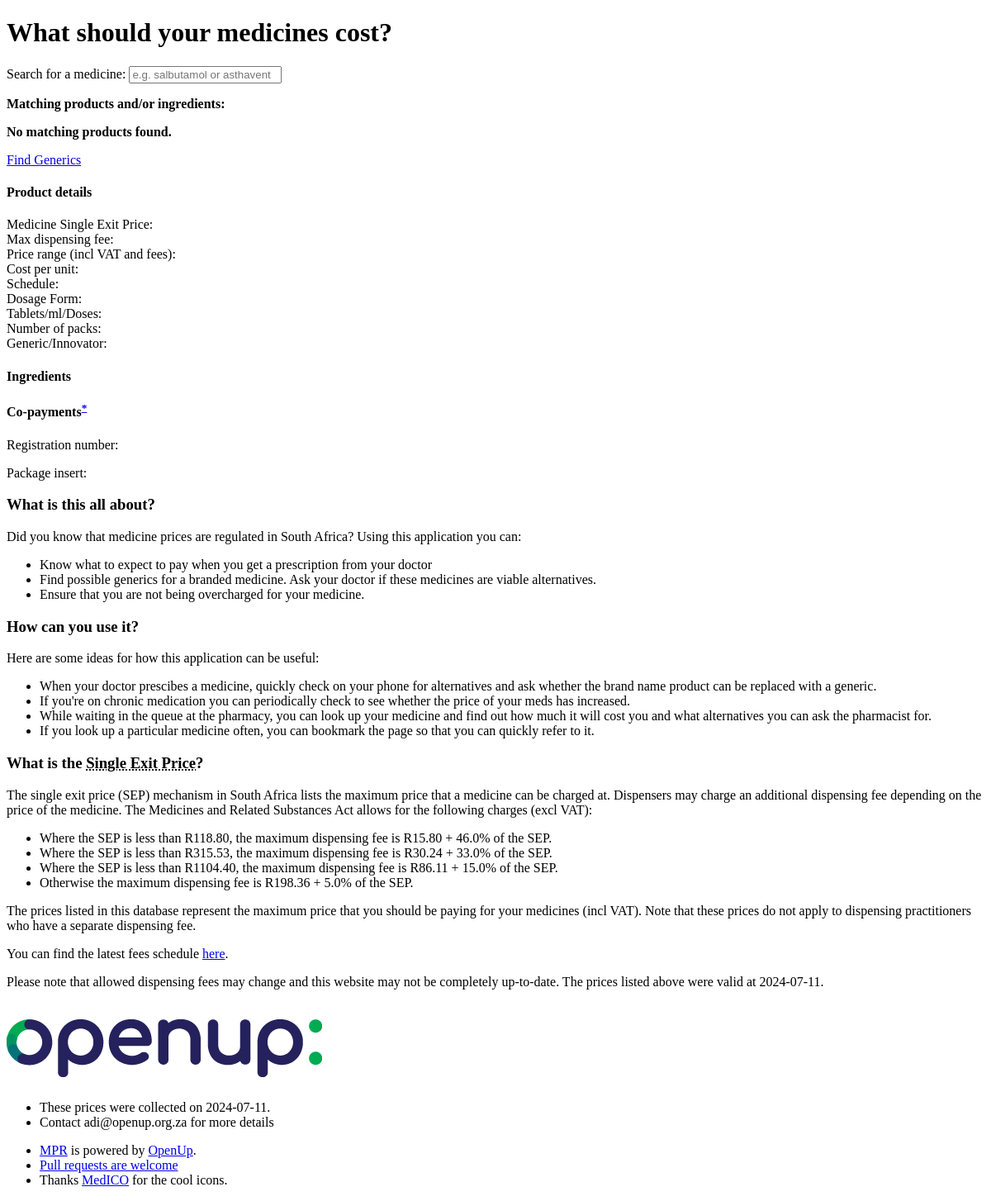
The app's page /related/703107001/, older data.
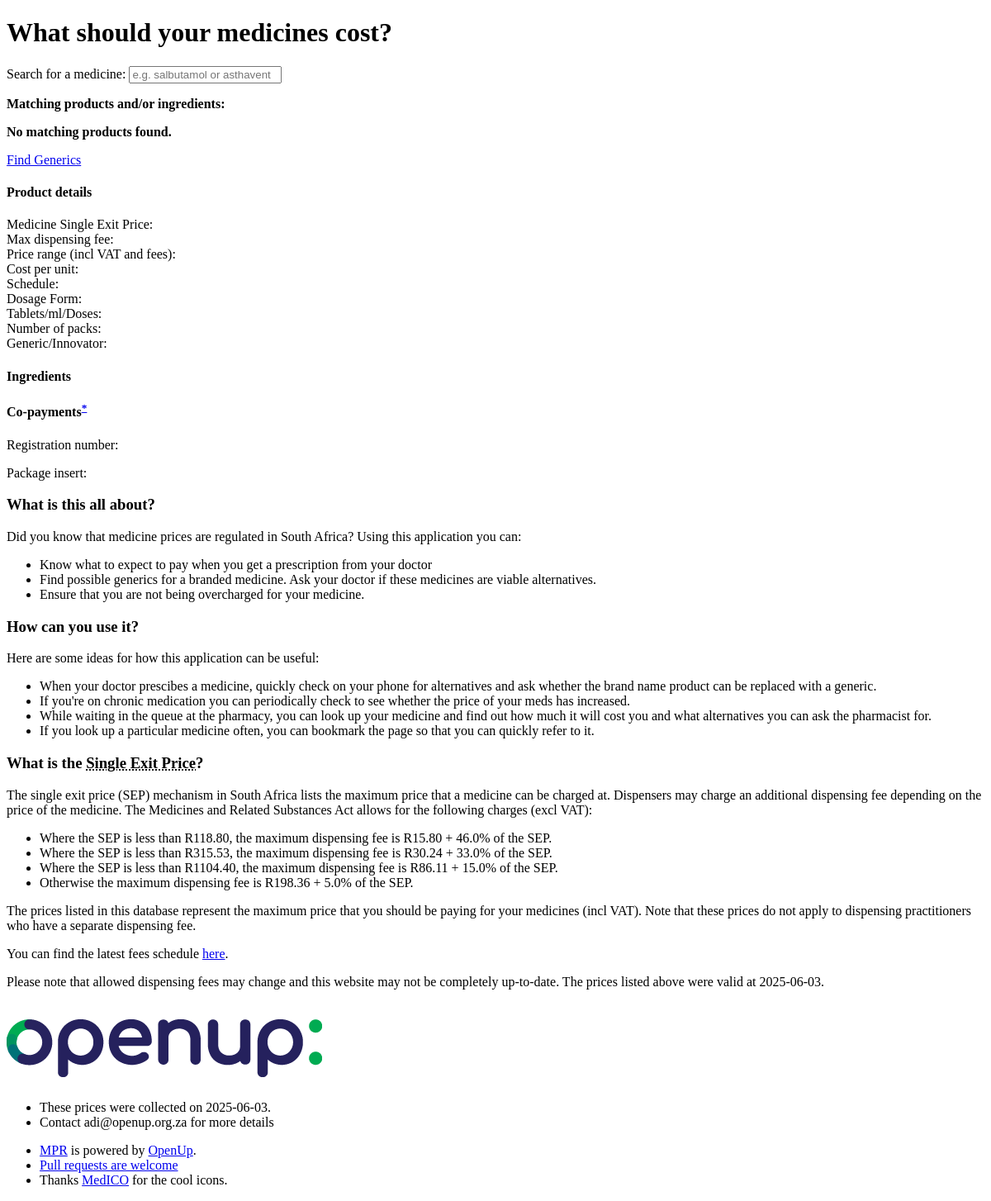
The same page, newer data.
### mpr/models.py (models this page shows)
class LastUpdated(models.Model):
    update_date = models.DateField(auto_now_add=True)
    objects = LastUpdatedManager()
    def __str__(self):
        return str(self.update_date)

### mpr/views.py (the view)
# urls.py: path(r"related/<str:nappi_code>/", views.ProductView.as_view(), name="product_related"),
class ProductView(DetailView, TemplateResponseMixin):
    model = models.Product
    slug_url_kwarg = "nappi_code"
    slug_field = "nappi_code"
    template_name = "index.html"

### mpr/context_processors.py (called while the page is built)
def settings_context(request):
    context = {}
    try:
        last_updated = LastUpdated.objects.all().order_by('-update_date')[0]
        context['last_updated'] = last_updated
    except IndexError:
        context['last_updated'] = u"Never"
    context['price_parameters'] = settings.PRICE_PARAMETERS
    context['latest_gazette'] = getattr(settings, "LATEST_GAZETTE", None)
    context['formularies'] = Formulary.objects.all()
    return context

### mpr/models.py (called while the page is built)
    @staticmethod
    def parameters():
        return settings.PRICE_PARAMETERS

    @property
    def max_fee(self):
        if self.dispensing_fee is None or self.sep is None:
            return 0
        return self.dispensing_fee + self.sep

    @property
    def dispensing_fee(self):
        params = Product.parameters()
        VAT = params["VAT"]
        try:
            for threshold, perc, flat_rate in params["prices"]:
                if self.sep < threshold:
                    return (self.sep * perc + flat_rate) * VAT
        except (ValueError, TypeError):
            return self.sep

### mpr/templatetags/math.py (called while the page is built)
def mult(value, arg):
    return float(value) * float(arg)

def isinf(value):
    return value == float('inf')

### mpr/templates/index.html (shortened to what this page needs)
{% extends "base.html" %}
{% block body %}
<div id="search-container">
    <div class="row">
        <label id="label-entrybox" for="entrybox">Search for a medicine:</label>
        <input type="text" id="entrybox" aria-labelled-by="label-entrybox" class="form-control input-lg" placeholder="e.g. salbutamol or asthavent">
    </div>
    <div class="row results">
        <p id="resultsheader"><b>Matching products and/or ingredients: </b></p>
        <p id="noresults"><b>No matching products found.</b></p>
        <div id="product_results" class="products panel-group">
            <div class="template panel panel-default">
                <a href="#">
                <div class="panel-heading">
                    <div class="right-info">
                        <span class="find-generic"><a href="#">Find Generics</a></span>
                    </div>
                </div>
                </a>
            </div>
            <div class="template-panel-body panel-collapse collapse in">
                <div class="panel-body">
                    <div class="product-details">
                        <div class="col-sm-6 details">
                            <h4>Product details</h4>
                            <dl>
                                <dt>Medicine Single Exit Price:</dt>
                                <dt>Max dispensing fee:</dt>
                                <dt>Price range (incl VAT and fees):</dt>
                                <dt class="cost-per-unit">Cost per unit:</dt>
                                <dt>Schedule:</dt>
                                <dt>Dosage Form:</dt>
                                <dt class="dosageform">Tablets/ml/Doses:</dt>
                                <dt>Number of packs:</dt>
                                <dt>Generic/Innovator:</dt>
                            </dl>
                        </div>
                        <div class="col-sm-6 ingredients">
                            <h4>Ingredients</h4>
                        </div>
                        <div class="col-sm-6 copayments">
                            <h4>Co-payments<sup><a href="#copayments">*</a></sup></h4>
                        </div>
                    </div>
                </div>
                <div class="panel-footer">
                    <p>
                        Registration number:
                    </p>
                    <p class="package-insert">Package insert: <a href="#" class="product-package-insert"></a></span></p>
                </div>
            </div>
        </div>
    </div>
</div>
{% endblock %}

### mpr/templates/base.html (shortened to what the changed rows need)
{% load math %}
{% load static %}
<!DOCTYPE html>
<html>
  <head>
    {% load pipeline %}
  </head>
  <body>
    <main class="container">
      <header role="banner" class="container page-header">
        <h1>What should your medicines cost?</h1>
      </header>
      <aside class="col-md-12">
        <section class="panel panel-info">
          <div class="panel-body">
            <p>The single exit price (SEP) mechanism in South Africa lists the maximum price that a medicine can be charged at. Dispensers may charge an additional dispensing fee depending on the price of the medicine. The Medicines and Related Substances Act allows for the following charges (excl VAT):</p>
            <ul>
                {% for row in price_parameters.prices %}
                    {% if not row.0|isinf %}
                    <li>Where the SEP is less than R{{ row.0|floatformat:2 }}, the maximum dispensing fee is R{{ row.2|floatformat:2 }} + {{ row.1|mult:100 }}% of the SEP.</li>
                    {% else %}
                    <li>Otherwise the maximum dispensing fee is R{{ row.2|floatformat:2 }} + {{ row.1|mult:100}}% of the SEP.</li>
                    {% endif %}
                {% endfor %}
            </ul>
            <p>The prices listed in this database represent the maximum price that you should be paying for your medicines (incl VAT). Note that these prices do not apply to dispensing practitioners who have a separate dispensing fee.</p>{% if latest_gazette %}<p>You can find the latest fees schedule <a href="{{ latest_gazette }}">here</a>.</p>{% endif %}
            <p>Please note that allowed dispensing fees may change and this website may not be completely up-to-date. The prices listed above were valid at {{ last_updated }}.</p>
          </div>
        </section>
      </aside>
      <footer role="contentinfo" class="container text-center">
        <ul class="list-inline">
          <li>These prices were collected on {{ last_updated }}.</li>
          <li>Contact &#097;&#100;&#105;&#064;&#111;&#112;&#101;&#110;&#117;&#112;&#046;&#111;&#114;&#103;&#046;&#122;&#097; for more details</li>
        </ul>
      </footer>
    </main>
  </body>
</html>

Row changes from the older to the newer data that the page shows:
no longer on this page (row unchanged): LastUpdated: update_date "2024-07-11"
added LastUpdated: update_date "2025-06-03"
